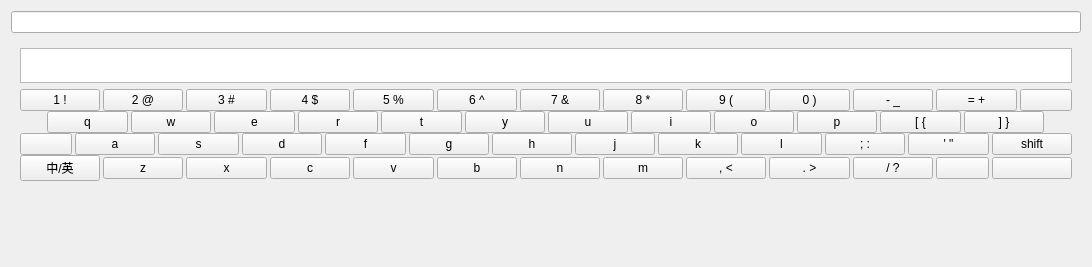
<?xml version="1.0" encoding="UTF-8"?>
<ui version="4.0">
 <class>KeyboardForm</class>
 <widget class="QWidget" name="KeyboardForm">
  <property name="geometry">
   <rect>
    <x>0</x>
    <y>0</y>
    <width>556</width>
    <height>267</height>
   </rect>
  </property>
  <property name="windowTitle">
   <string>Form</string>
  </property>
  <layout class="QVBoxLayout" name="verticalLayout_2">
   <item>
    <widget class="QLineEdit" name="lineEdit"/>
   </item>
   <item>
    <widget class="QWidget" name="widget_3" native="true">
     <layout class="QVBoxLayout" name="verticalLayout">
      <item>
       <spacer name="verticalSpacer_2">
        <property name="orientation">
         <enum>Qt::Vertical</enum>
        </property>
        <property name="sizeHint" stdset="0">
         <size>
          <width>20</width>
          <height>22</height>
         </size>
        </property>
       </spacer>
      </item>
      <item>
       <widget class="QListWidget" name="listWidget">
        <property name="maximumSize">
         <size>
          <width>16777215</width>
          <height>35</height>
         </size>
        </property>
        <property name="layoutDirection">
         <enum>Qt::LeftToRight</enum>
        </property>
       </widget>
      </item>
      <item>
       <widget class="QWidget" name="widget" native="true">
        <layout class="QGridLayout" name="gridLayout_3">
         <property name="sizeConstraint">
          <enum>QLayout::SetDefaultConstraint</enum>
         </property>
         <property name="leftMargin">
          <number>0</number>
         </property>
         <property name="topMargin">
          <number>0</number>
         </property>
         <property name="rightMargin">
          <number>0</number>
         </property>
         <property name="bottomMargin">
          <number>0</number>
         </property>
         <property name="horizontalSpacing">
          <number>3</number>
         </property>
         <property name="verticalSpacing">
          <number>0</number>
         </property>
         <item row="0" column="9" colspan="3">
          <widget class="QPushButton" name="btn_4">
           <property name="maximumSize">
            <size>
             <width>16777215</width>
             <height>16777215</height>
            </size>
           </property>
           <property name="text">
            <string>4 $</string>
           </property>
          </widget>
         </item>
         <item row="3" column="9" colspan="3">
          <widget class="QPushButton" name="btn_X">
           <property name="maximumSize">
            <size>
             <width>16777215</width>
             <height>16777215</height>
            </size>
           </property>
           <property name="text">
            <string>c</string>
           </property>
          </widget>
         </item>
         <item row="1" column="7" colspan="3">
          <widget class="QPushButton" name="btn_E">
           <property name="maximumSize">
            <size>
             <width>16777215</width>
             <height>16777215</height>
            </size>
           </property>
           <property name="text">
            <string>e</string>
           </property>
          </widget>
         </item>
         <item row="0" column="33" colspan="3">
          <widget class="QPushButton" name="btn_Add">
           <property name="maximumSize">
            <size>
             <width>16777215</width>
             <height>16777215</height>
            </size>
           </property>
           <property name="text">
            <string>= +</string>
           </property>
          </widget>
         </item>
         <item row="2" column="5" colspan="3">
          <widget class="QPushButton" name="btn_S">
           <property name="maximumSize">
            <size>
             <width>16777215</width>
             <height>16777215</height>
            </size>
           </property>
           <property name="text">
            <string>s</string>
           </property>
          </widget>
         </item>
         <item row="0" column="36" colspan="2">
          <widget class="QPushButton" name="btn_Delete">
           <property name="minimumSize">
            <size>
             <width>0</width>
             <height>0</height>
            </size>
           </property>
           <property name="text">
            <string/>
           </property>
          </widget>
         </item>
         <item row="3" column="35" colspan="3">
          <widget class="QPushButton" name="btn_Enter">
           <property name="text">
            <string/>
           </property>
          </widget>
         </item>
         <item row="3" column="6" colspan="3">
          <widget class="QPushButton" name="btn_C">
           <property name="enabled">
            <bool>true</bool>
           </property>
           <property name="sizePolicy">
            <sizepolicy hsizetype="Minimum" vsizetype="Fixed">
             <horstretch>0</horstretch>
             <verstretch>0</verstretch>
            </sizepolicy>
           </property>
           <property name="maximumSize">
            <size>
             <width>16777215</width>
             <height>16777215</height>
            </size>
           </property>
           <property name="text">
            <string>x</string>
           </property>
          </widget>
         </item>
         <item row="1" column="31" colspan="3">
          <widget class="QPushButton" name="btn_Kuo_L">
           <property name="maximumSize">
            <size>
             <width>16777215</width>
             <height>30</height>
            </size>
           </property>
           <property name="text">
            <string>[ {</string>
           </property>
          </widget>
         </item>
         <item row="2" column="11" colspan="3">
          <widget class="QPushButton" name="btn_F">
           <property name="maximumSize">
            <size>
             <width>16777215</width>
             <height>30</height>
            </size>
           </property>
           <property name="text">
            <string>f</string>
           </property>
          </widget>
         </item>
         <item row="0" column="24" colspan="3">
          <widget class="QPushButton" name="btn_9">
           <property name="maximumSize">
            <size>
             <width>16777215</width>
             <height>16777215</height>
            </size>
           </property>
           <property name="text">
            <string>9 (</string>
           </property>
          </widget>
         </item>
         <item row="2" column="23" colspan="3">
          <widget class="QPushButton" name="btn_K">
           <property name="maximumSize">
            <size>
             <width>16777215</width>
             <height>30</height>
            </size>
           </property>
           <property name="text">
            <string>k</string>
           </property>
          </widget>
         </item>
         <item row="0" column="21" colspan="3">
          <widget class="QPushButton" name="btn_8">
           <property name="maximumSize">
            <size>
             <width>16777215</width>
             <height>16777215</height>
            </size>
           </property>
           <property name="text">
            <string>8 *</string>
           </property>
          </widget>
         </item>
         <item row="0" column="27" colspan="3">
          <widget class="QPushButton" name="btn_0">
           <property name="maximumSize">
            <size>
             <width>16777215</width>
             <height>16777215</height>
            </size>
           </property>
           <property name="text">
            <string>0 )</string>
           </property>
          </widget>
         </item>
         <item row="0" column="12" colspan="3">
          <widget class="QPushButton" name="btn_5">
           <property name="maximumSize">
            <size>
             <width>16777215</width>
             <height>16777215</height>
            </size>
           </property>
           <property name="text">
            <string>5 %</string>
           </property>
          </widget>
         </item>
         <item row="0" column="3" colspan="3">
          <widget class="QPushButton" name="btn_2">
           <property name="maximumSize">
            <size>
             <width>16777215</width>
             <height>16777215</height>
            </size>
           </property>
           <property name="text">
            <string>2 @</string>
           </property>
          </widget>
         </item>
         <item row="2" column="35" colspan="3">
          <widget class="QPushButton" name="btn_Shift">
           <property name="maximumSize">
            <size>
             <width>16777215</width>
             <height>16777215</height>
            </size>
           </property>
           <property name="text">
            <string>shift</string>
           </property>
           <property name="checkable">
            <bool>false</bool>
           </property>
           <property name="checked">
            <bool>false</bool>
           </property>
          </widget>
         </item>
         <item row="2" column="20" colspan="3">
          <widget class="QPushButton" name="btn_J">
           <property name="maximumSize">
            <size>
             <width>16777215</width>
             <height>30</height>
            </size>
           </property>
           <property name="text">
            <string>j</string>
           </property>
          </widget>
         </item>
         <item row="2" column="29" colspan="3">
          <widget class="QPushButton" name="btn_Semicolon">
           <property name="maximumSize">
            <size>
             <width>16777215</width>
             <height>30</height>
            </size>
           </property>
           <property name="text">
            <string>; :</string>
           </property>
          </widget>
         </item>
         <item row="1" column="1" colspan="3">
          <widget class="QPushButton" name="btn_Q">
           <property name="maximumSize">
            <size>
             <width>16777215</width>
             <height>16777215</height>
            </size>
           </property>
           <property name="text">
            <string>q</string>
           </property>
           <property name="checkable">
            <bool>false</bool>
           </property>
           <property name="autoRepeat">
            <bool>false</bool>
           </property>
          </widget>
         </item>
         <item row="3" column="18" colspan="3">
          <widget class="QPushButton" name="btn_N">
           <property name="maximumSize">
            <size>
             <width>16777215</width>
             <height>16777215</height>
            </size>
           </property>
           <property name="text">
            <string>n</string>
           </property>
          </widget>
         </item>
         <item row="2" column="32" colspan="3">
          <widget class="QPushButton" name="btn_Yinhao">
           <property name="maximumSize">
            <size>
             <width>16777215</width>
             <height>30</height>
            </size>
           </property>
           <property name="text">
            <string>' &quot;</string>
           </property>
          </widget>
         </item>
         <item row="0" column="30" colspan="3">
          <widget class="QPushButton" name="btn_Minus">
           <property name="maximumSize">
            <size>
             <width>16777215</width>
             <height>16777215</height>
            </size>
           </property>
           <property name="text">
            <string>- _</string>
           </property>
          </widget>
         </item>
         <item row="3" column="15" colspan="3">
          <widget class="QPushButton" name="btn_B">
           <property name="maximumSize">
            <size>
             <width>16777215</width>
             <height>16777215</height>
            </size>
           </property>
           <property name="text">
            <string>b</string>
           </property>
          </widget>
         </item>
         <item row="3" column="30" colspan="3">
          <widget class="QPushButton" name="btn_Question">
           <property name="maximumSize">
            <size>
             <width>16777215</width>
             <height>16777215</height>
            </size>
           </property>
           <property name="text">
            <string>/ ?</string>
           </property>
          </widget>
         </item>
         <item row="3" column="3" colspan="3">
          <widget class="QPushButton" name="btn_Z">
           <property name="maximumSize">
            <size>
             <width>16777215</width>
             <height>16777215</height>
            </size>
           </property>
           <property name="text">
            <string>z</string>
           </property>
          </widget>
         </item>
         <item row="2" column="2" colspan="3">
          <widget class="QPushButton" name="btn_A">
           <property name="maximumSize">
            <size>
             <width>16777215</width>
             <height>16777215</height>
            </size>
           </property>
           <property name="text">
            <string>a</string>
           </property>
          </widget>
         </item>
         <item row="2" column="8" colspan="3">
          <widget class="QPushButton" name="btn_D">
           <property name="maximumSize">
            <size>
             <width>16777215</width>
             <height>16777215</height>
            </size>
           </property>
           <property name="text">
            <string>d</string>
           </property>
          </widget>
         </item>
         <item row="1" column="19" colspan="3">
          <widget class="QPushButton" name="btn_U">
           <property name="maximumSize">
            <size>
             <width>16777215</width>
             <height>30</height>
            </size>
           </property>
           <property name="text">
            <string>u</string>
           </property>
          </widget>
         </item>
         <item row="2" column="0" colspan="2">
          <widget class="QPushButton" name="btn_Capslock">
           <property name="maximumSize">
            <size>
             <width>16777215</width>
             <height>30</height>
            </size>
           </property>
           <property name="text">
            <string/>
           </property>
          </widget>
         </item>
         <item row="1" column="34" colspan="3">
          <widget class="QPushButton" name="btn_Kuo_R">
           <property name="maximumSize">
            <size>
             <width>16777215</width>
             <height>30</height>
            </size>
           </property>
           <property name="text">
            <string>] }</string>
           </property>
          </widget>
         </item>
         <item row="0" column="18" colspan="3">
          <widget class="QPushButton" name="btn_7">
           <property name="maximumSize">
            <size>
             <width>16777215</width>
             <height>16777215</height>
            </size>
           </property>
           <property name="text">
            <string>7 &amp;&amp;</string>
           </property>
          </widget>
         </item>
         <item row="1" column="13" colspan="3">
          <widget class="QPushButton" name="btn_T">
           <property name="maximumSize">
            <size>
             <width>16777215</width>
             <height>30</height>
            </size>
           </property>
           <property name="text">
            <string>t</string>
           </property>
          </widget>
         </item>
         <item row="2" column="17" colspan="3">
          <widget class="QPushButton" name="btn_H">
           <property name="maximumSize">
            <size>
             <width>16777215</width>
             <height>30</height>
            </size>
           </property>
           <property name="text">
            <string>h</string>
           </property>
          </widget>
         </item>
         <item row="3" column="12" colspan="3">
          <widget class="QPushButton" name="btn_V">
           <property name="maximumSize">
            <size>
             <width>16777215</width>
             <height>16777215</height>
            </size>
           </property>
           <property name="text">
            <string>v</string>
           </property>
          </widget>
         </item>
         <item row="3" column="24" colspan="3">
          <widget class="QPushButton" name="btn_Comma">
           <property name="maximumSize">
            <size>
             <width>16777215</width>
             <height>16777215</height>
            </size>
           </property>
           <property name="text">
            <string>, &lt;</string>
           </property>
          </widget>
         </item>
         <item row="2" column="14" colspan="3">
          <widget class="QPushButton" name="btn_G">
           <property name="maximumSize">
            <size>
             <width>16777215</width>
             <height>30</height>
            </size>
           </property>
           <property name="text">
            <string>g</string>
           </property>
          </widget>
         </item>
         <item row="3" column="27" colspan="3">
          <widget class="QPushButton" name="btn_Period">
           <property name="maximumSize">
            <size>
             <width>16777215</width>
             <height>16777215</height>
            </size>
           </property>
           <property name="text">
            <string>. &gt;</string>
           </property>
          </widget>
         </item>
         <item row="3" column="33" colspan="2">
          <widget class="QPushButton" name="btn_Space">
           <property name="minimumSize">
            <size>
             <width>0</width>
             <height>0</height>
            </size>
           </property>
           <property name="maximumSize">
            <size>
             <width>16777215</width>
             <height>16777215</height>
            </size>
           </property>
           <property name="text">
            <string/>
           </property>
          </widget>
         </item>
         <item row="1" column="28" colspan="3">
          <widget class="QPushButton" name="btn_P">
           <property name="maximumSize">
            <size>
             <width>16777215</width>
             <height>30</height>
            </size>
           </property>
           <property name="text">
            <string>p</string>
           </property>
          </widget>
         </item>
         <item row="0" column="15" colspan="3">
          <widget class="QPushButton" name="btn_6">
           <property name="maximumSize">
            <size>
             <width>16777215</width>
             <height>16777215</height>
            </size>
           </property>
           <property name="text">
            <string>6 ^</string>
           </property>
          </widget>
         </item>
         <item row="1" column="10" colspan="3">
          <widget class="QPushButton" name="btn_R">
           <property name="maximumSize">
            <size>
             <width>16777215</width>
             <height>16777215</height>
            </size>
           </property>
           <property name="text">
            <string>r</string>
           </property>
          </widget>
         </item>
         <item row="2" column="26" colspan="3">
          <widget class="QPushButton" name="btn_L">
           <property name="maximumSize">
            <size>
             <width>16777215</width>
             <height>30</height>
            </size>
           </property>
           <property name="text">
            <string>l</string>
           </property>
          </widget>
         </item>
         <item row="1" column="22" colspan="3">
          <widget class="QPushButton" name="btn_I">
           <property name="maximumSize">
            <size>
             <width>16777215</width>
             <height>30</height>
            </size>
           </property>
           <property name="text">
            <string>i</string>
           </property>
          </widget>
         </item>
         <item row="0" column="6" colspan="3">
          <widget class="QPushButton" name="btn_3">
           <property name="maximumSize">
            <size>
             <width>16777215</width>
             <height>30</height>
            </size>
           </property>
           <property name="text">
            <string>3 #</string>
           </property>
          </widget>
         </item>
         <item row="0" column="0" colspan="3">
          <widget class="QPushButton" name="btn_1">
           <property name="maximumSize">
            <size>
             <width>16777215</width>
             <height>16777215</height>
            </size>
           </property>
           <property name="text">
            <string>1 !</string>
           </property>
          </widget>
         </item>
         <item row="1" column="4" colspan="3">
          <widget class="QPushButton" name="btn_W">
           <property name="maximumSize">
            <size>
             <width>16777215</width>
             <height>16777215</height>
            </size>
           </property>
           <property name="text">
            <string>w</string>
           </property>
          </widget>
         </item>
         <item row="3" column="21" colspan="3">
          <widget class="QPushButton" name="btn_M">
           <property name="maximumSize">
            <size>
             <width>16777215</width>
             <height>16777215</height>
            </size>
           </property>
           <property name="text">
            <string>m</string>
           </property>
          </widget>
         </item>
         <item row="1" column="16" colspan="3">
          <widget class="QPushButton" name="btn_Y">
           <property name="maximumSize">
            <size>
             <width>16777215</width>
             <height>30</height>
            </size>
           </property>
           <property name="text">
            <string>y</string>
           </property>
          </widget>
         </item>
         <item row="3" column="0" colspan="3">
          <widget class="QPushButton" name="btn_En">
           <property name="maximumSize">
            <size>
             <width>16777215</width>
             <height>16777215</height>
            </size>
           </property>
           <property name="text">
            <string>中/英</string>
           </property>
          </widget>
         </item>
         <item row="1" column="25" colspan="3">
          <widget class="QPushButton" name="btn_O">
           <property name="maximumSize">
            <size>
             <width>16777215</width>
             <height>30</height>
            </size>
           </property>
           <property name="text">
            <string>o</string>
           </property>
          </widget>
         </item>
        </layout>
       </widget>
      </item>
     </layout>
    </widget>
   </item>
   <item>
    <spacer name="verticalSpacer">
     <property name="orientation">
      <enum>Qt::Vertical</enum>
     </property>
     <property name="sizeHint" stdset="0">
      <size>
       <width>533</width>
       <height>131</height>
      </size>
     </property>
    </spacer>
   </item>
  </layout>
 </widget>
 <resources/>
 <connections/>
</ui>
